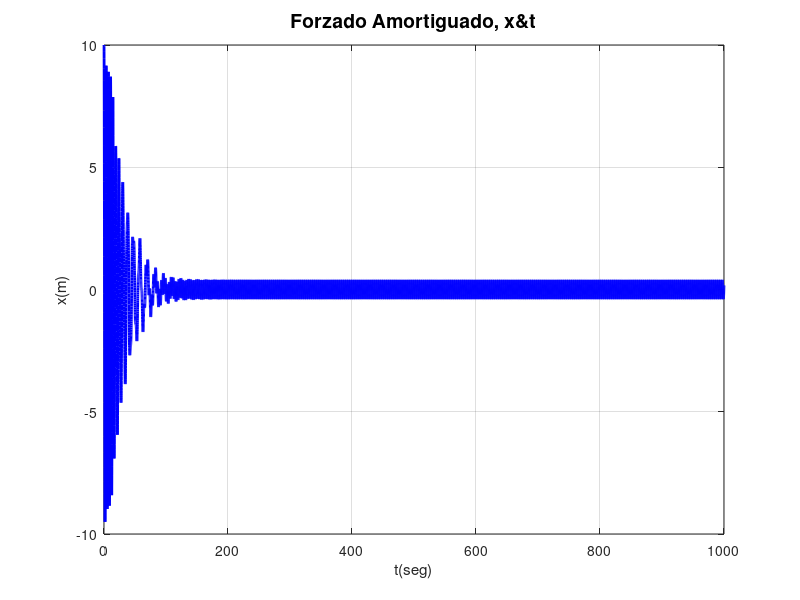
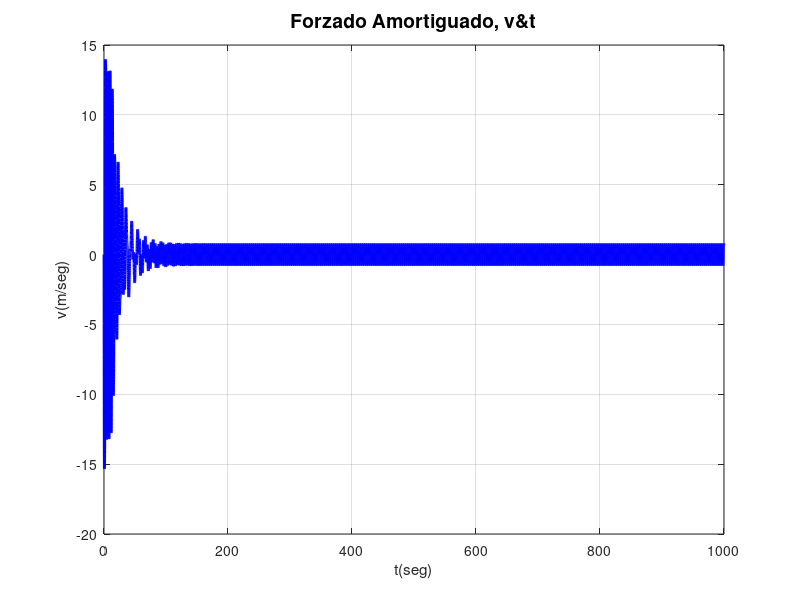
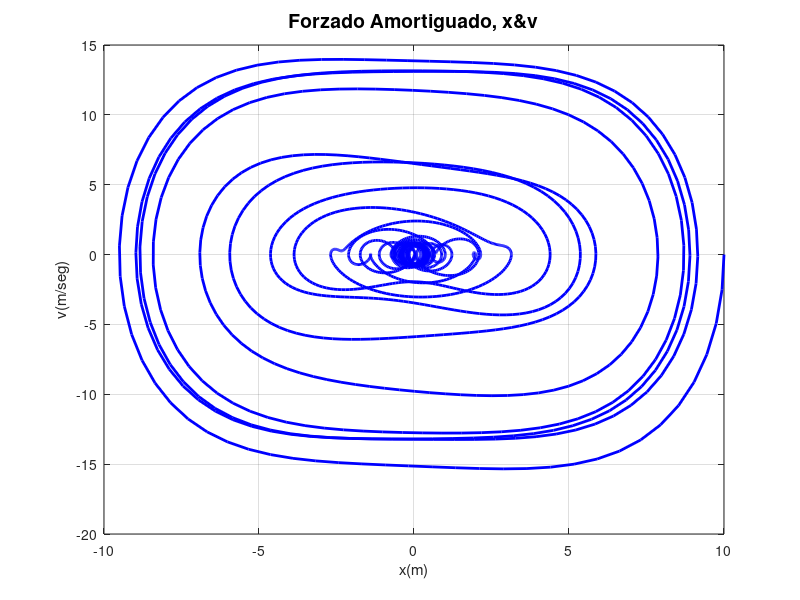

Here is the MATLAB script that generated these plots, in order:
clear all; close all; 
t0 = 0.0; tf = 1000; N = 20000; w2 = 0.2; b = 0.1; w = 2; Fm = 1.5; bet = 0.05;
dt = (tf-t0)/N; t(1) = t0; v(1) = 0; x(1) = 10;
% d^{2}x/dt^{2} = - w_{0}^{2}*x
f = @(t,x,v) v;     %dx/dt = v
g = @(t,x,v) -w2*x -bet*x.^(3) - b*v + Fm*cos(w*t); %dv/dt = - w2*x
for n=1:N
  t(n+1) = t(n)+dt;
  xnew = x(n) + dt*f(t(n),x(n),v(n));
  vnew = v(n) + dt*g(t(n),x(n),v(n));
  x(n+1) = x(n) + (dt/2)*(f(t(n),x(n),v(n))+f(t(n+1),xnew,vnew));
  v(n+1) = v(n) + (dt/2)*(g(t(n),x(n),v(n))+g(t(n+1),xnew,vnew));
end  
figure (1); clf; 
plot(t,x,'b','linewidth',2); grid on;
title('Forzado Amortiguado, x&t','fontsize',14); xlabel('t(seg)');ylabel('x(m)');
figure (2); clf; 
plot(t,v,'b','linewidth',2); grid on;
title('Forzado Amortiguado, v&t','fontsize',14); xlabel('t(seg)');ylabel('v(m/seg)');
figure (3); clf; 
plot(x,v,'b','linewidth',2); grid on;
title('Forzado Amortiguado, x&v','fontsize',14); xlabel('x(m)');ylabel('v(m/seg)');
